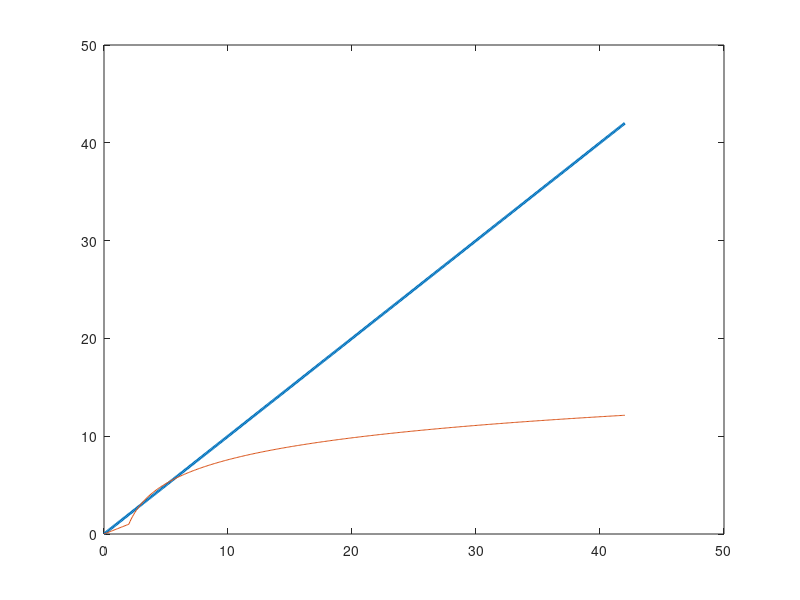

MATLAB code to generate this figure:
clear;
close all;
clc;

%% Start with a NE guess policy function
% Functions take the following form:
% pi_down_0(k) = 0 (bid 0 if non-urgent)
% pi_down_U(k) =    round(a * k) if k <= b
%                   round(a * b + a * log(k - b + 1)) if k > b
% (linear then logarithmic)
% Note that policy functions are pure. They are characterized by parameters
% a & b
a = 0.5;
b = 2;
c = 3;

K = 0 : 0.1 : 42;

M_k_lin = a * K(K <= b);
M_k_log = a * b + c * log(K(K > b) - b + 1);
M_k = [M_k_lin, M_k_log];

plot(K, K, 'LineWidth', 2);
hold on;
plot(K, M_k);